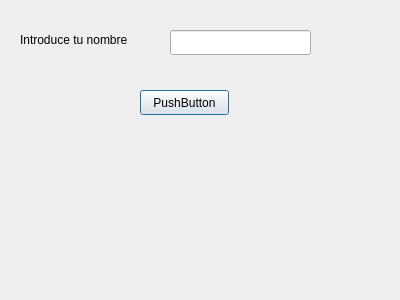
<?xml version="1.0" encoding="UTF-8"?>
<ui version="4.0">
 <class>Dialog</class>
 <widget class="QDialog" name="Dialog">
  <property name="geometry">
   <rect>
    <x>0</x>
    <y>0</y>
    <width>400</width>
    <height>300</height>
   </rect>
  </property>
  <property name="windowTitle">
   <string>Dialog</string>
  </property>
  <widget class="QLabel" name="label">
   <property name="geometry">
    <rect>
     <x>20</x>
     <y>30</y>
     <width>151</width>
     <height>20</height>
    </rect>
   </property>
   <property name="text">
    <string>Introduce tu nombre</string>
   </property>
  </widget>
  <widget class="QLineEdit" name="lineEditNombre">
   <property name="geometry">
    <rect>
     <x>170</x>
     <y>30</y>
     <width>141</width>
     <height>25</height>
    </rect>
   </property>
  </widget>
  <widget class="QPushButton" name="pushButtonImprime">
   <property name="geometry">
    <rect>
     <x>140</x>
     <y>90</y>
     <width>89</width>
     <height>25</height>
    </rect>
   </property>
   <property name="text">
    <string>PushButton</string>
   </property>
  </widget>
  <widget class="QLabel" name="labelOutput">
   <property name="geometry">
    <rect>
     <x>66</x>
     <y>170</y>
     <width>271</width>
     <height>20</height>
    </rect>
   </property>
   <property name="text">
    <string/>
   </property>
  </widget>
 </widget>
 <resources/>
 <connections/>
</ui>
